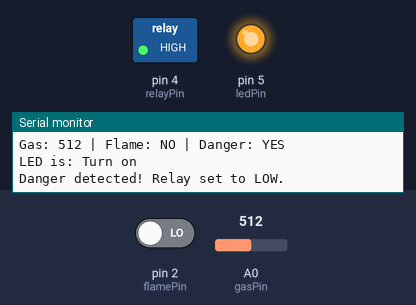
A program run on a simulated Arduino Uno, built with avr-gcc and run on an emulated ATmega328P. Parts: switched loads named in the program (green lamp = pin HIGH), output pins drawn as LEDs (lit = HIGH), the last lines printed to the serial monitor. The test bench sets the inputs (shaded band); at power-on: A0 (gasPin) = 512, pin 2 (flamePin) LOW.

Above: at 1.3 s.
1.4 s: A0 (gasPin) set to 415
2.9 s: A0 (gasPin) set to 384
At 3.6 s:
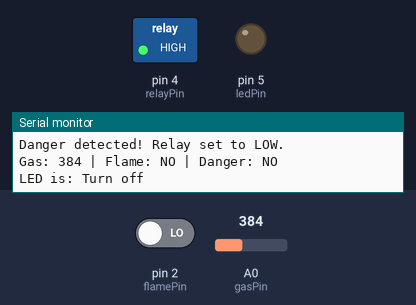
4.6 s: pin 2 (flamePin) driven HIGH
At 5.8 s:
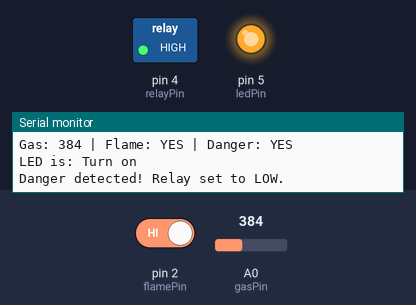
9.9 s: pin 2 (flamePin) driven LOW
At 11.0 s:
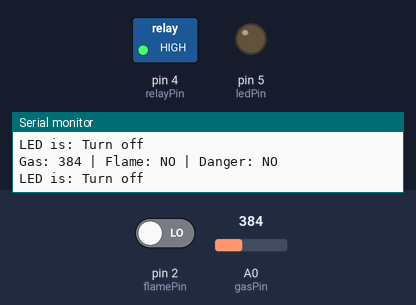
Timing chart, 0 to 12.9 s (numbered marks = the images above; inputs shaded):
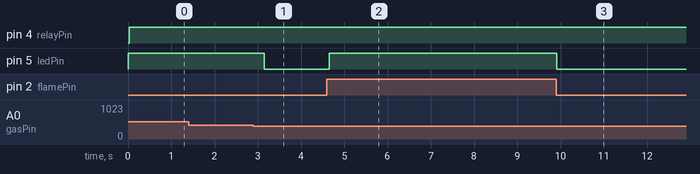

Measured:
- the behaviour switches between 401 and 400 on A0 (gasPin) (found by bisection; images 0 and 1)
- after the input at 2.9 s, pin 5 (ledPin): HIGH → LOW after 0.25 s
- after the input at 4.6 s, pin 5 (ledPin): LOW → HIGH after 0.05 s
- after the input at 9.9 s, pin 5 (ledPin): HIGH → LOW at once

The program:

main.cpp
```cpp
#include <IRremote.h>

const int flamePin = 2;
const int gasPin = A0;
const int relayPin = 4;
const int irPin = 3;
const int ledPin = 5;

void setup() {
  Serial.begin(9600);
  pinMode(flamePin, INPUT);
  pinMode(relayPin, OUTPUT);
  pinMode(ledPin, OUTPUT);

  IrReceiver.begin(irPin, ENABLE_LED_FEEDBACK);
}
void loop() {
  int gasValue = analogRead(gasPin);
  bool flameDetected = digitalRead(flamePin) == HIGH;
  bool danger = flameDetected || gasValue > 400;

  // Debug info
  Serial.print("Gas: "); Serial.print(gasValue);
  Serial.print(" | Flame: "); Serial.print(flameDetected ? "YES" : "NO");
  Serial.print(" | Danger: "); Serial.println(danger ? "YES" : "NO");

  digitalWrite(ledPin, danger ? HIGH : LOW);
  Serial.print("LED is: ");
  Serial.println(danger ? "Turn on" : "Turn off");

  if (danger) {
    Serial.println("Danger detected! Relay set to LOW.");
    digitalWrite(relayPin, HIGH);
  }

  if (IrReceiver.decode()) {
    uint32_t value = IrReceiver.decodedIRData.decodedRawData; // LSB-first in 3.x
    Serial.print("IR Code received: 0x");
    Serial.println(value, HEX);

    if (value == 0xE9167B80) {
      Serial.println("Manually triggered.");
      digitalWrite(relayPin, HIGH);
    } else if (value == 0xE8177B80) {
      if (!danger) {
        Serial.println("Reset system.");
        digitalWrite(relayPin, LOW);
      } else {
        Serial.println("Reset blocked: Danger still present.");
      }
    }
    IrReceiver.resume();
  }

  delay(500); // Slow down output for readability
}
```
